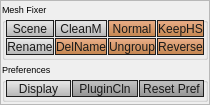
             <widget class="QFrame" name="frame_debugTools">
              <property name="sizePolicy">
               <sizepolicy hsizetype="Preferred" vsizetype="Preferred">
                <horstretch>0</horstretch>
                <verstretch>0</verstretch>
               </sizepolicy>
              </property>
              <property name="minimumSize">
               <size>
                <width>0</width>
                <height>0</height>
               </size>
              </property>
              <property name="maximumSize">
               <size>
                <width>16777215</width>
                <height>16777215</height>
               </size>
              </property>
              <property name="font">
               <font>
                <family>Segoe UI</family>
               </font>
              </property>
              <property name="styleSheet">
               <string notr="true">QPushButton{ 
 border:1px solid rgb(30,30,30);
background-color: qlineargradient(spread:pad, x1:1, y1:1, x2:1, y2:0, stop:0 rgba(189, 118, 57, 225), stop:1 rgba(235, 158, 108, 195));
color:rgb(25,25,25);}
QPushButton:hover{ 
 border:1px solid rgb(30,30,30);
background-color: qlineargradient(spread:pad, x1:1, y1:1, x2:1, y2:0, stop:0 rgba(189, 118, 57, 255), stop:1 rgba(255, 178, 128, 255));
color:rgb(25,25,25);
text-decoration: underline!important;
}
QPushButton:pressed{ 
 border:1px solid rgb(30,30,30);
background-color: qlineargradient(spread:pad, x1:1, y1:1, x2:1, y2:0, stop:0 rgba(235, 158, 108, 195), stop:1 rgba( 189, 118, 57, 225));
color:rgb(25,25,25);}</string>
              </property>
              <property name="frameShape">
               <enum>QFrame::StyledPanel</enum>
              </property>
              <property name="frameShadow">
               <enum>QFrame::Raised</enum>
              </property>
              <layout class="QVBoxLayout" name="verticalLayout_5">
               <property name="spacing">
                <number>3</number>
               </property>
               <property name="leftMargin">
                <number>1</number>
               </property>
               <property name="topMargin">
                <number>2</number>
               </property>
               <property name="rightMargin">
                <number>1</number>
               </property>
               <property name="bottomMargin">
                <number>2</number>
               </property>
               <item>
                <widget class="QGroupBox" name="groupBox_meshEditor_2">
                 <property name="sizePolicy">
                  <sizepolicy hsizetype="Preferred" vsizetype="Fixed">
                   <horstretch>0</horstretch>
                   <verstretch>0</verstretch>
                  </sizepolicy>
                 </property>
                 <property name="minimumSize">
                  <size>
                   <width>0</width>
                   <height>0</height>
                  </size>
                 </property>
                 <property name="maximumSize">
                  <size>
                   <width>16777215</width>
                   <height>16777215</height>
                  </size>
                 </property>
                 <property name="font">
                  <font>
                   <family>Segoe UI</family>
                   <pointsize>7</pointsize>
                  </font>
                 </property>
                 <property name="layoutDirection">
                  <enum>Qt::LeftToRight</enum>
                 </property>
                 <property name="autoFillBackground">
                  <bool>false</bool>
                 </property>
                 <property name="styleSheet">
                  <string notr="true"/>
                 </property>
                 <property name="title">
                  <string>Mesh Fixer</string>
                 </property>
                 <layout class="QGridLayout" name="gridLayout_12">
                  <property name="leftMargin">
                   <number>1</number>
                  </property>
                  <property name="topMargin">
                   <number>0</number>
                  </property>
                  <property name="rightMargin">
                   <number>1</number>
                  </property>
                  <property name="bottomMargin">
                   <number>2</number>
                  </property>
                  <property name="spacing">
                   <number>1</number>
                  </property>
                  <item row="1" column="2">
                   <widget class="QPushButton" name="btn_normalFacet">
                    <property name="minimumSize">
                     <size>
                      <width>0</width>
                      <height>17</height>
                     </size>
                    </property>
                    <property name="maximumSize">
                     <size>
                      <width>16777215</width>
                      <height>22</height>
                     </size>
                    </property>
                    <property name="font">
                     <font>
                      <family>Segoe UI</family>
                     </font>
                    </property>
                    <property name="cursor">
                     <cursorShape>PointingHandCursor</cursorShape>
                    </property>
                    <property name="statusTip">
                     <string>Facet and freeze, maya built-in function.</string>
                    </property>
                    <property name="text">
                     <string>Normal</string>
                    </property>
                   </widget>
                  </item>
                  <item row="2" column="0">
                   <widget class="QPushButton" name="btn_rename">
                    <property name="minimumSize">
                     <size>
                      <width>0</width>
                      <height>17</height>
                     </size>
                    </property>
                    <property name="maximumSize">
                     <size>
                      <width>16777215</width>
                      <height>22</height>
                     </size>
                    </property>
                    <property name="font">
                     <font>
                      <family>Segoe UI</family>
                     </font>
                    </property>
                    <property name="cursor">
                     <cursorShape>PointingHandCursor</cursorShape>
                    </property>
                    <property name="statusTip">
                     <string>Rename tool from maya bonus tool.</string>
                    </property>
                    <property name="styleSheet">
                     <string notr="true">QPushButton{ 
 border:1px solid rgb(30,30,30);
background-color: qlineargradient(spread:pad, x1:1, y1:1, x2:1, y2:0, stop:0 rgba(175, 175,175, 235), stop:1 rgba(235, 235, 235, 195));
color:rgb(25,25,25);}

QPushButton:hover{ 
 border:1px solid rgb(30,30,30);
background-color: qlineargradient(spread:pad, x1:1, y1:1, x2:1, y2:0, stop:0 rgba(190, 190, 190, 255), stop:1 rgba(245, 245, 245, 255));
color:rgb(25,25,25);
}

QPushButton:pressed{ 
 border:1px solid rgb(30,30,30);
background-color: qlineargradient(spread:pad, x1:1, y1:1, x2:1, y2:0, stop:0 rgba(215, 215, 215, 195), stop:1 rgba(155, 155,155, 235));
color:rgb(25,25,25);}</string>
                    </property>
                    <property name="text">
                     <string>Rename</string>
                    </property>
                   </widget>
                  </item>
                  <item row="2" column="1">
                   <widget class="QPushButton" name="btn_deleteNamespace">
                    <property name="minimumSize">
                     <size>
                      <width>0</width>
                      <height>17</height>
                     </size>
                    </property>
                    <property name="maximumSize">
                     <size>
                      <width>16777215</width>
                      <height>22</height>
                     </size>
                    </property>
                    <property name="font">
                     <font>
                      <family>Segoe UI</family>
                     </font>
                    </property>
                    <property name="cursor">
                     <cursorShape>PointingHandCursor</cursorShape>
                    </property>
                    <property name="statusTip">
                     <string>Cleanup namespace.</string>
                    </property>
                    <property name="text">
                     <string>DelName</string>
                    </property>
                   </widget>
                  </item>
                  <item row="2" column="2">
                   <widget class="QPushButton" name="btn_ungroup">
                    <property name="minimumSize">
                     <size>
                      <width>0</width>
                      <height>17</height>
                     </size>
                    </property>
                    <property name="maximumSize">
                     <size>
                      <width>16777215</width>
                      <height>22</height>
                     </size>
                    </property>
                    <property name="font">
                     <font>
                      <family>Segoe UI</family>
                     </font>
                    </property>
                    <property name="cursor">
                     <cursorShape>PointingHandCursor</cursorShape>
                    </property>
                    <property name="statusTip">
                     <string>Ungroup selected nodes.</string>
                    </property>
                    <property name="styleSheet">
                     <string notr="true"/>
                    </property>
                    <property name="text">
                     <string>Ungroup</string>
                    </property>
                   </widget>
                  </item>
                  <item row="2" column="3">
                   <widget class="QPushButton" name="btn_reverse">
                    <property name="minimumSize">
                     <size>
                      <width>0</width>
                      <height>17</height>
                     </size>
                    </property>
                    <property name="maximumSize">
                     <size>
                      <width>16777215</width>
                      <height>22</height>
                     </size>
                    </property>
                    <property name="font">
                     <font>
                      <family>Segoe UI</family>
                     </font>
                    </property>
                    <property name="cursor">
                     <cursorShape>PointingHandCursor</cursorShape>
                    </property>
                    <property name="statusTip">
                     <string>Reverse normal to facing current camera.</string>
                    </property>
                    <property name="text">
                     <string>Reverse</string>
                    </property>
                   </widget>
                  </item>
                  <item row="1" column="0">
                   <widget class="QPushButton" name="btn_scene">
                    <property name="minimumSize">
                     <size>
                      <width>0</width>
                      <height>17</height>
                     </size>
                    </property>
                    <property name="maximumSize">
                     <size>
                      <width>16777215</width>
                      <height>22</height>
                     </size>
                    </property>
                    <property name="font">
                     <font>
                      <family>Segoe UI</family>
                     </font>
                    </property>
                    <property name="cursor">
                     <cursorShape>PointingHandCursor</cursorShape>
                    </property>
                    <property name="statusTip">
                     <string>Optimize scene. Maya built-in function.</string>
                    </property>
                    <property name="styleSheet">
                     <string notr="true">QPushButton{ 
 border:1px solid rgb(30,30,30);
background-color: qlineargradient(spread:pad, x1:1, y1:1, x2:1, y2:0, stop:0 rgba(175, 175,175, 235), stop:1 rgba(235, 235, 235, 195));
color:rgb(25,25,25);}

QPushButton:hover{ 
 border:1px solid rgb(30,30,30);
background-color: qlineargradient(spread:pad, x1:1, y1:1, x2:1, y2:0, stop:0 rgba(190, 190, 190, 255), stop:1 rgba(245, 245, 245, 255));
color:rgb(25,25,25);
}

QPushButton:pressed{ 
 border:1px solid rgb(30,30,30);
background-color: qlineargradient(spread:pad, x1:1, y1:1, x2:1, y2:0, stop:0 rgba(215, 215, 215, 195), stop:1 rgba(155, 155,155, 235));
color:rgb(25,25,25);}</string>
                    </property>
                    <property name="text">
                     <string>Scene</string>
                    </property>
                   </widget>
                  </item>
                  <item row="1" column="1">
                   <widget class="QPushButton" name="btn_cleanMesh">
                    <property name="minimumSize">
                     <size>
                      <width>0</width>
                      <height>17</height>
                     </size>
                    </property>
                    <property name="maximumSize">
                     <size>
                      <width>16777215</width>
                      <height>22</height>
                     </size>
                    </property>
                    <property name="font">
                     <font>
                      <family>Segoe UI</family>
                     </font>
                    </property>
                    <property name="cursor">
                     <cursorShape>PointingHandCursor</cursorShape>
                    </property>
                    <property name="statusTip">
                     <string>Predefined mesh cleanup.</string>
                    </property>
                    <property name="styleSheet">
                     <string notr="true">QPushButton{ 
 border:1px solid rgb(30,30,30);
background-color: qlineargradient(spread:pad, x1:1, y1:1, x2:1, y2:0, stop:0 rgba(175, 175,175, 235), stop:1 rgba(235, 235, 235, 195));
color:rgb(25,25,25);}

QPushButton:hover{ 
 border:1px solid rgb(30,30,30);
background-color: qlineargradient(spread:pad, x1:1, y1:1, x2:1, y2:0, stop:0 rgba(190, 190, 190, 255), stop:1 rgba(245, 245, 245, 255));
color:rgb(25,25,25);
}

QPushButton:pressed{ 
 border:1px solid rgb(30,30,30);
background-color: qlineargradient(spread:pad, x1:1, y1:1, x2:1, y2:0, stop:0 rgba(215, 215, 215, 195), stop:1 rgba(155, 155,155, 235));
color:rgb(25,25,25);}</string>
                    </property>
                    <property name="text">
                     <string>CleanM</string>
                    </property>
                   </widget>
                  </item>
                  <item row="1" column="3">
                   <widget class="QPushButton" name="btn_keepHS">
                    <property name="minimumSize">
                     <size>
                      <width>0</width>
                      <height>17</height>
                     </size>
                    </property>
                    <property name="maximumSize">
                     <size>
                      <width>16777215</width>
                      <height>22</height>
                     </size>
                    </property>
                    <property name="font">
                     <font>
                      <family>Segoe UI</family>
                     </font>
                    </property>
                    <property name="cursor">
                     <cursorShape>PointingHandCursor</cursorShape>
                    </property>
                    <property name="statusTip">
                     <string>Unlock normal while keeping hard/ soft edges.</string>
                    </property>
                    <property name="text">
                     <string>KeepHS</string>
                    </property>
                   </widget>
                  </item>
                 </layout>
                </widget>
               </item>
               <item>
                <widget class="QGroupBox" name="groupBox_instancer_2">
                 <property name="sizePolicy">
                  <sizepolicy hsizetype="Preferred" vsizetype="Preferred">
                   <horstretch>0</horstretch>
                   <verstretch>0</verstretch>
                  </sizepolicy>
                 </property>
                 <property name="minimumSize">
                  <size>
                   <width>0</width>
                   <height>0</height>
                  </size>
                 </property>
                 <property name="maximumSize">
                  <size>
                   <width>16777215</width>
                   <height>16777215</height>
                  </size>
                 </property>
                 <property name="font">
                  <font>
                   <family>Segoe UI</family>
                   <pointsize>7</pointsize>
                  </font>
                 </property>
                 <property name="styleSheet">
                  <string notr="true"/>
                 </property>
                 <property name="title">
                  <string>Preferences</string>
                 </property>
                 <layout class="QGridLayout" name="gridLayout_13">
                  <property name="leftMargin">
                   <number>1</number>
                  </property>
                  <property name="topMargin">
                   <number>0</number>
                  </property>
                  <property name="rightMargin">
                   <number>1</number>
                  </property>
                  <property name="bottomMargin">
                   <number>2</number>
                  </property>
                  <property name="spacing">
                   <number>1</number>
                  </property>
                  <item row="0" column="1">
                   <widget class="QPushButton" name="btn_display">
                    <property name="minimumSize">
                     <size>
                      <width>0</width>
                      <height>17</height>
                     </size>
                    </property>
                    <property name="maximumSize">
                     <size>
                      <width>16777215</width>
                      <height>22</height>
                     </size>
                    </property>
                    <property name="font">
                     <font>
                      <family>Segoe UI</family>
                     </font>
                    </property>
                    <property name="cursor">
                     <cursorShape>PointingHandCursor</cursorShape>
                    </property>
                    <property name="statusTip">
                     <string>Quick display all kinds of poly info.</string>
                    </property>
                    <property name="styleSheet">
                     <string notr="true">QPushButton{ 
 border:1px solid rgb(30,30,30);
background-color: qlineargradient(spread:pad, x1:1, y1:1, x2:1, y2:0, stop:0 rgba(175, 175,175, 235), stop:1 rgba(235, 235, 235, 195));
color:rgb(25,25,25);}

QPushButton:hover{ 
 border:1px solid rgb(30,30,30);
background-color: qlineargradient(spread:pad, x1:1, y1:1, x2:1, y2:0, stop:0 rgba(190, 190, 190, 255), stop:1 rgba(245, 245, 245, 255));
color:rgb(25,25,25);
}

QPushButton:pressed{ 
 border:1px solid rgb(30,30,30);
background-color: qlineargradient(spread:pad, x1:1, y1:1, x2:1, y2:0, stop:0 rgba(215, 215, 215, 195), stop:1 rgba(155, 155,155, 235));
color:rgb(25,25,25);}</string>
                    </property>
                    <property name="text">
                     <string>Display</string>
                    </property>
                   </widget>
                  </item>
                  <item row="0" column="2">
                   <widget class="QPushButton" name="btn_pluginClean">
                    <property name="minimumSize">
                     <size>
                      <width>0</width>
                      <height>17</height>
                     </size>
                    </property>
                    <property name="maximumSize">
                     <size>
                      <width>16777215</width>
                      <height>22</height>
                     </size>
                    </property>
                    <property name="font">
                     <font>
                      <family>Segoe UI</family>
                     </font>
                    </property>
                    <property name="cursor">
                     <cursorShape>PointingHandCursor</cursorShape>
                    </property>
                    <property name="statusTip">
                     <string>Clean plugins that are not used frequently by modeler.</string>
                    </property>
                    <property name="styleSheet">
                     <string notr="true">*.QPushButton{ 
background-color: qlineargradient(spread:pad, x1:1, y1:1, x2:1, y2:0, stop:0 rgba(135, 135, 135, 225), stop:1 rgba(185,185, 185, 195));
border:1px solid rgb(30,30,30);
color: rgb( 25,25,25 );
}
*.QPushButton:hover{ 
background-color: qlineargradient(spread:pad, x1:1, y1:1, x2:1, y2:0, stop:0 rgba(155, 155, 155, 255), stop:1 rgba(205,205, 205, 255));
border:1px solid rgb(30,30,30);
color: rgb( 25,25,25 );
text-decoration: underline!important;
}
*.QPushButton:pressed{ 
background-color: qlineargradient(spread:pad, x1:1, y1:1, x2:1, y2:0, stop:0 rgba(175, 175, 175, 195), stop:1 rgba(115,115, 115, 225));
border:1px solid rgb(30,30,30);
color: rgb( 25,25,25 );
}</string>
                    </property>
                    <property name="text">
                     <string>PluginCln</string>
                    </property>
                   </widget>
                  </item>
                  <item row="0" column="3">
                   <widget class="QPushButton" name="btn_resetPref">
                    <property name="minimumSize">
                     <size>
                      <width>0</width>
                      <height>17</height>
                     </size>
                    </property>
                    <property name="maximumSize">
                     <size>
                      <width>16777215</width>
                      <height>22</height>
                     </size>
                    </property>
                    <property name="font">
                     <font>
                      <family>Segoe UI</family>
                     </font>
                    </property>
                    <property name="cursor">
                     <cursorShape>PointingHandCursor</cursorShape>
                    </property>
                    <property name="statusTip">
                     <string>Reset all preferences while keeping hotkeys and shelf. </string>
                    </property>
                    <property name="styleSheet">
                     <string notr="true">*.QPushButton{ 
background-color: qlineargradient(spread:pad, x1:1, y1:1, x2:1, y2:0, stop:0 rgba(135, 135, 135, 225), stop:1 rgba(185,185, 185, 195));
border:1px solid rgb(30,30,30);
color: rgb( 25,25,25 );
}
*.QPushButton:hover{ 
background-color: qlineargradient(spread:pad, x1:1, y1:1, x2:1, y2:0, stop:0 rgba(155, 155, 155, 225), stop:1 rgba(205,205, 205, 195));
border:1px solid rgb(30,30,30);
color: rgb( 25,25,25 );
text-decoration: underline!important;
}
*.QPushButton:pressed{ 
background-color: qlineargradient(spread:pad, x1:1, y1:1, x2:1, y2:0, stop:0 rgba(175, 175, 175, 195), stop:1 rgba(115,115, 115, 225));
border:1px solid rgb(30,30,30);
color: rgb( 25,25,25 );
}</string>
                    </property>
                    <property name="text">
                     <string>Reset Pref</string>
                    </property>
                   </widget>
                  </item>
                 </layout>
                </widget>
               </item>
              </layout>
             </widget>
